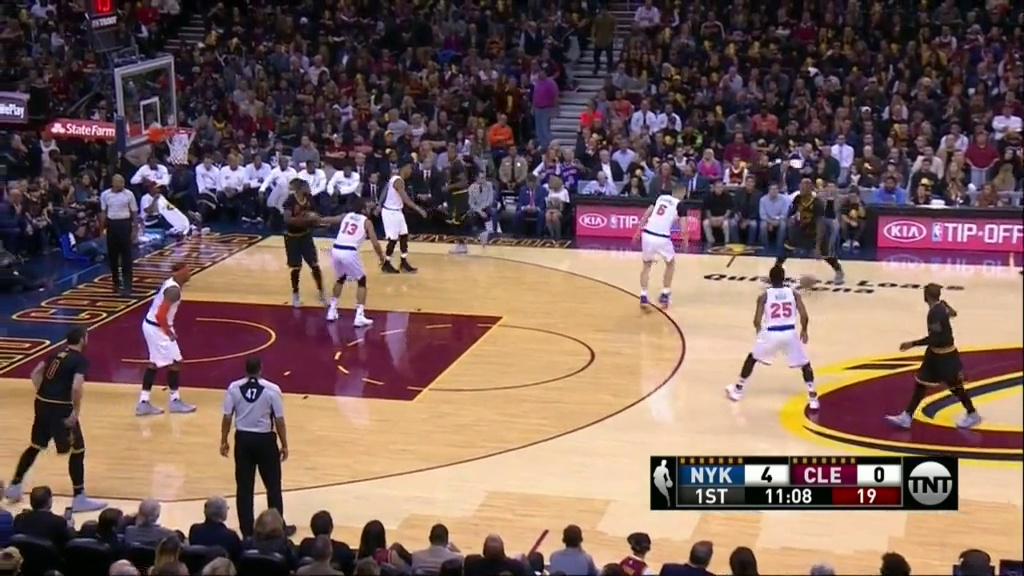
#> input picture hart-code/test/frame_000018.jpg, 1024 x 576 px
$ python hom-test.py
#> lines starting #> are read from the running program, lines starting #| are printed output that depends on the picture; after the words box and inside, x2 and y2 are one past the last pixel; in counts of white or black regions, pixels touching at a corner belong together
import numpy as np
import cv2
import os
from homography import *
import pandas as pd

src_img = cv2.imread('frame_000018.jpg')
#> src_img is the input picture: shape (576, 1024, 3); mean B, G, R 89.8, 96.1, 121
des_img = cv2.imread('fullcourt.jpg')
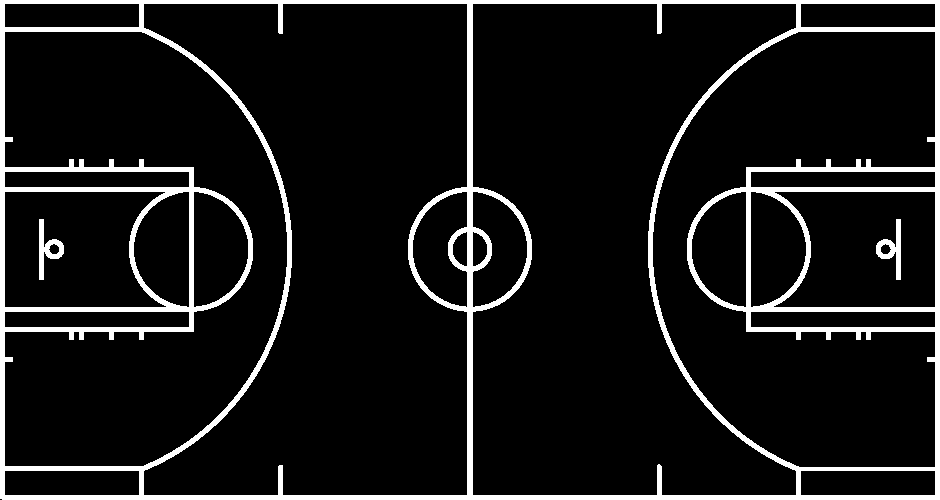
#> input picture hart-code/test/fullcourt.jpg, 940 x 500 px
#> des_img is the input picture: shape (500, 940, 3); values 0 (black) and 198 (white), 9.1% white; 3 white regions, box (x1, y1, x2, y2) and area: (0, 0, 940, 500) 41887, (876, 219, 901, 280) 556, (39, 219, 64, 280) 554
be = np.array([[190, 170], [190, 330], [2, 330], [2, 170]])
predictions = np.array([[503, 318], [410, 402], [0, 376], [153, 299]])

h, status = cv2.findHomography(predictions, be)
img_out = cv2.warpPerspective(src_img, h, (des_img.shape[1],des_img.shape[0]))
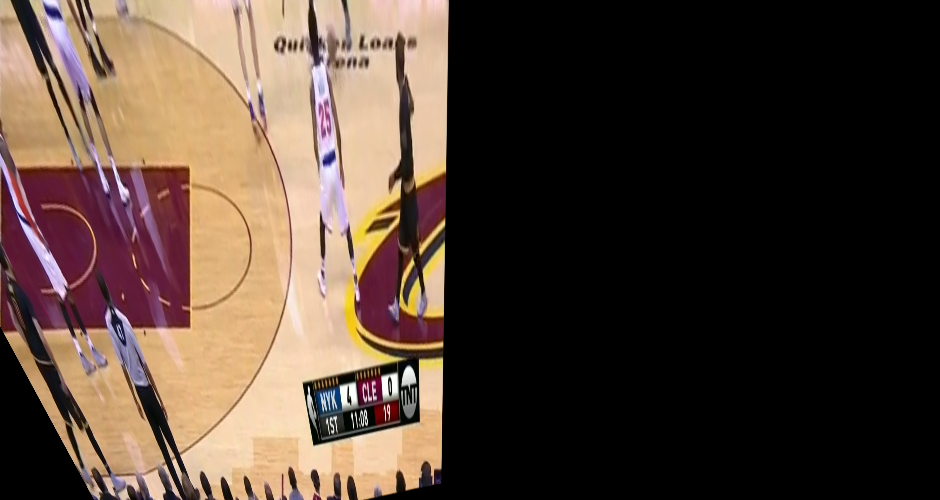
#> img_out: shape (500, 940, 3); mean B, G, R 54, 64.9, 81.9

cv2.imshow('warped image',img_out)
cv2.waitKey(0)
cv2.destroyAllWindows()
